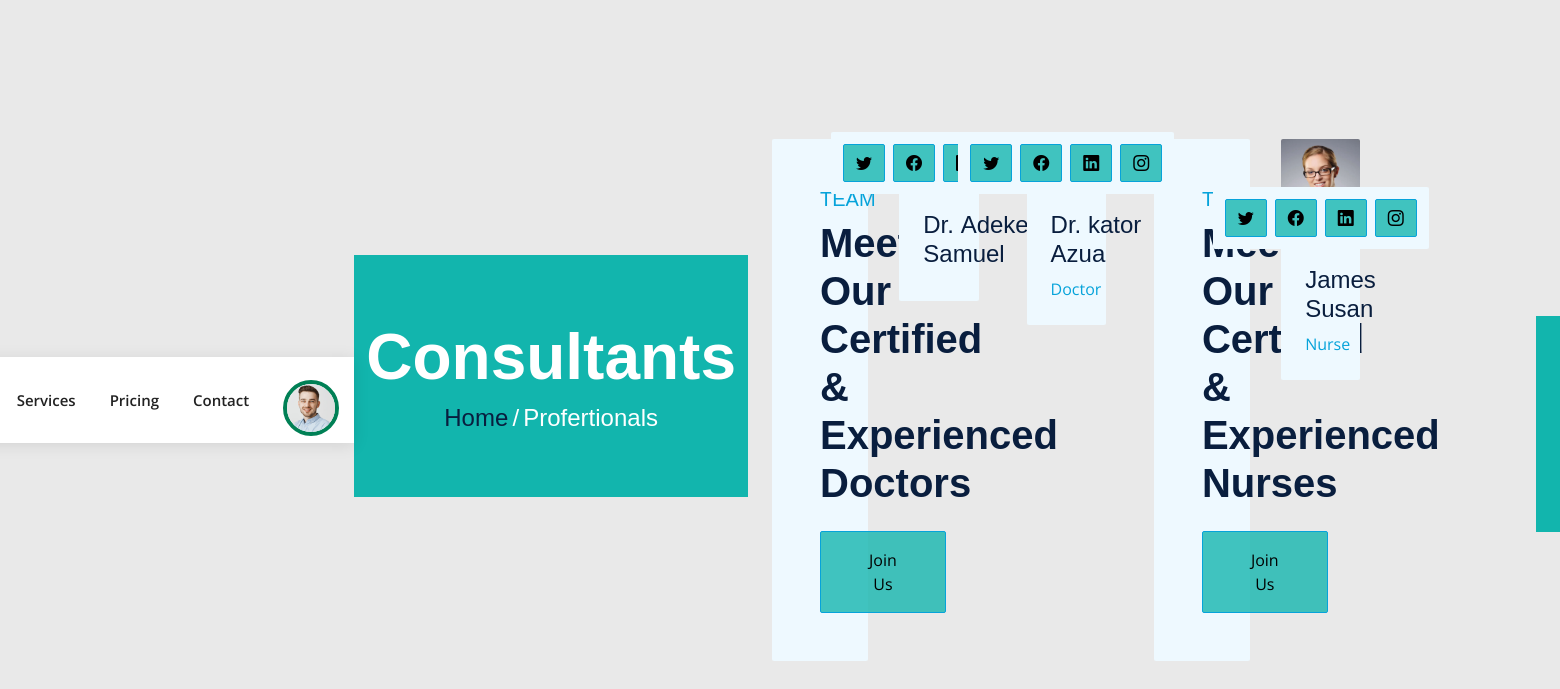
The page /team.php (signed in) on the database its author committed.
### tables this page shows
CREATE TABLE `users` (
  `id` bigint(255) UNSIGNED NOT NULL,
  `admin_id` varchar(20) DEFAULT NULL,
  `firstname` varchar(50) NOT NULL,
  `lastname` varchar(50) NOT NULL,
  `username` varchar(20) NOT NULL,
  `gender` varchar(8) NOT NULL,
  `email` varchar(255) NOT NULL,
  `phone` varchar(15) NOT NULL,
  `addr` varchar(50) DEFAULT NULL,
  `city` varchar(50) DEFAULT NULL,
  `password` varchar(255) NOT NULL,
  `avatar` varchar(400) NOT NULL,
  `userfield` varchar(50) NOT NULL,
  `user_mode` varchar(20) DEFAULT NULL,
  `terms` varchar(11) NOT NULL,
  `subscription_start_date` datetime DEFAULT NULL,
  `status` varchar(20) DEFAULT NULL,
  `role` varchar(20) NOT NULL,
  `reset_token_hash` varchar(64) DEFAULT NULL,
  `reset_token_expiration` datetime DEFAULT NULL
);

CREATE TABLE `doctors` (
  `id` bigint(255) UNSIGNED NOT NULL,
  `admin_id` bigint(255) UNSIGNED DEFAULT NULL,
  `firstname` varchar(50) DEFAULT NULL,
  `lastname` varchar(50) DEFAULT NULL,
  `doc_number` varchar(200) DEFAULT NULL,
  `email` varchar(255) DEFAULT NULL,
  `password` varchar(255) DEFAULT NULL,
  `role` varchar(20) DEFAULT NULL,
  `department` varchar(50) NOT NULL,
  `company_name` varchar(50) DEFAULT NULL,
  `job` varchar(50) DEFAULT NULL,
  `avatar` varchar(255) DEFAULT NULL,
  `doc_about` text DEFAULT NULL,
  `doc_gender` varchar(8) DEFAULT NULL,
  `doc_addr` varchar(200) DEFAULT NULL,
  `doc_city` varchar(200) DEFAULT NULL,
  `doc_phone` varchar(20) DEFAULT NULL,
  `facebook` varchar(200) DEFAULT NULL,
  `twitter` varchar(200) DEFAULT NULL,
  `instagram` varchar(200) DEFAULT NULL,
  `linkedin` varchar(200) DEFAULT NULL,
  `relationship` varchar(20) DEFAULT NULL,
  `reset_token_hash` varchar(64) DEFAULT NULL,
  `reset_token_expiration` datetime DEFAULT NULL,
  `status` varchar(11) DEFAULT NULL,
  `date_time` timestamp NOT NULL DEFAULT current_timestamp()
);

CREATE TABLE `employees` (
  `id` bigint(255) NOT NULL,
  `admin_id` bigint(255) UNSIGNED NOT NULL,
  `firstname` varchar(20) DEFAULT NULL,
  `lastname` varchar(20) DEFAULT NULL,
  `emp_number` varchar(20) DEFAULT NULL,
  `gender` varchar(10) DEFAULT NULL,
  `age` varchar(3) DEFAULT NULL,
  `department` varchar(50) DEFAULT NULL,
  `email` varchar(255) DEFAULT NULL,
  `phone` varchar(20) DEFAULT NULL,
  `city` varchar(100) DEFAULT NULL,
  `company_name` varchar(100) DEFAULT NULL,
  `password` varchar(255) DEFAULT NULL,
  `status` varchar(20) DEFAULT NULL,
  `avatar` varchar(200) DEFAULT NULL,
  `date_time` timestamp(6) NOT NULL DEFAULT current_timestamp(6) ON UPDATE current_timestamp(6),
  `role` varchar(20) DEFAULT NULL,
  `emp_addr` varchar(50) DEFAULT NULL
);

### team.php (the view, shortened to what this page needs)
<?php
include 'partials/header.php';
$query = "SELECT * FROM doctors ORDER BY RAND() ";
$result = mysqli_query($connection, $query);
?>
    <div class="container-fluid bg-primary py-5 hero-header mb-5">
        <div class="row py-3">
            <div class="col-12 text-center">
                <h1 class="display-3 text-white animated zoomIn">Consultants</h1>
                <a href="<?=ROOT_URL?>index.php" class="h4">Home</a>
                <span class="h4 text-white">/</span>
                <a href="" class="h4 text-white">Profertionals</a>
            </div>
        </div>
    </div>
    <div class="container-fluid py-5">
    <div class="container">
        <div class="row g-5">
            <div class="col-lg-4 wow slideInUp" data-wow-delay="0.1s">
                <div class="section-title bg-light rounded h-100 p-5">
                    <h5 class="position-relative d-inline-block text-primary text-uppercase">Team</h5>
                    <h1 class="display-6 mb-4">Meet Our Certified & Experienced Doctors</h1>
                    <a target="_blank" href="<?=ROOT_URL?>joinus/index.php" class="btn btn-primary py-3 px-5">Join Us</a>
                </div>
            </div>
        <?php while ($user = mysqli_fetch_assoc($result)) : ?>
            <div class="col-lg-4 wow slideInUp" data-wow-delay="0.3s">
                <div class="team-item">
                    <div class="position-relative rounded-top" style="z-index: 1;">
                        <div class="position-absolute top-100 start-50 translate-middle bg-light rounded p-2 d-flex">
                            <a class="btn btn-primary btn-square m-1" target="_blank" href="<?= $user['twitter']?>"><i class="bi bi-twitter fw-normal"></i></a>
                            <a class="btn btn-primary btn-square m-1" target="_blank" href="<?= $user['facebook']?>"><i class="bi bi-facebook fw-normal"></i></a>
                            <a class="btn btn-primary btn-square m-1" target="_blank" href="<?= $user['linkedin']?>"><i class="bi bi-linkedin fw-normal"></i></a>
                            <a class="btn btn-primary btn-square m-1" target="_blank" href="<?= $user['instagram']?>"><i class="bi bi-instagram fw-normal"></i></a>
                        </div>
                    </div>
                    <div class="team-text position-relative bg-light text-center rounded-bottom p-4 pt-5">
                        <h4 class="mb-2">Dr.&nbsp;<?= "{$user['firstname']} {$user['lastname']}"?></h4>
                        <p class="text-primary mb-0"><?= $user['job']?></p>
                    </div>
                </div>
            </div>
                <?php endwhile?>
        </div>
    </div>
    </div>
    <?php
        $query = "SELECT * FROM employees WHERE role = 'Nurse' ORDER BY RAND()";
        $result = mysqli_query($connection, $query);
    ?>
    <div class="container-fluid py-5">
    <div class="container">
        <div class="row g-5">
            <div class="col-lg-4 wow slideInUp" data-wow-delay="0.1s">
                <div class="section-title bg-light rounded h-100 p-5">
                    <h5 class="position-relative d-inline-block text-primary text-uppercase">Team</h5>
                    <h1 class="display-6 mb-4">Meet Our Certified & Experienced Nurses</h1>
                    <?php if(isset($_SESSION['user-id'])) :?>
                        <a href="<?=ROOT_URL?>joinus.php" class="btn btn-primary py-3 px-5">Join Us</a>
                    <?php else :?>
                        <a href="<?=ROOT_URL?>signin.php" class="btn btn-primary py-3 px-5">Join Us</a>
                    <?php endif ?>
                </div>
            </div>
        <?php while ($user = mysqli_fetch_assoc($result)) : ?>
            <div class="col-lg-4 wow slideInUp" data-wow-delay="0.3s">
                <div class="team-item">
                    <div class="position-relative rounded-top" style="z-index: 1;">
                        <img class="img-fluid rounded-top w-100" src="./images/<?= $user['avatar']?>" alt="">
                        <div class="position-absolute top-100 start-50 translate-middle bg-light rounded p-2 d-flex">
                            <a class="btn btn-primary btn-square m-1" target="_blank" href="https://twitter.com/"><i class="bi bi-twitter fw-normal"></i></a>
                            <a class="btn btn-primary btn-square m-1" target="_blank" href="https://facebook.com/"><i class="bi bi-facebook fw-normal"></i></a>
                            <a class="btn btn-primary btn-square m-1" target="_blank" href="https://linkedin.com/"><i class="bi bi-linkedin fw-normal"></i></a>
                            <a class="btn btn-primary btn-square m-1" target="_blank" href="https://instagram.com/"><i class="bi bi-instagram fw-normal"></i></a>
                        </div>
                    </div>
                    <div class="team-text position-relative bg-light text-center rounded-bottom p-4 pt-5">
                        <h4 class="mb-2"><?= "{$user['firstname']} {$user['lastname']}"?></h4>
                        <p class="text-primary mb-0"><?= $user['role']?></p>
                    </div>
                </div>
            </div>
                <?php endwhile?>
        </div>
    </div>
    </div>
    <?php include 'partials/footer.php'; ?>

### partials/header.php (shortened to what this page needs)
<?php
require 'config/database.php';
if(isset($_SESSION['user-id'])) {
    $id = filter_var($_SESSION['user-id'], FILTER_SANITIZE_NUMBER_INT);
    $query = "SELECT avatar FROM users WHERE id=$id";
    $user_result =  mysqli_query($connection, $query);
    $avatar = mysqli_fetch_assoc($user_result);
}
  ?>
<!DOCTYPE html>
<html lang="en">
<head>
    <link href="https://cdnjs.cloudflare.com/ajax/libs/font-awesome/5.10.0/css/all.min.css" rel="stylesheet">
    <link href="https://cdn.jsdelivr.net/npm/bootstrap-icons@1.4.1/font/bootstrap-icons.css" rel="stylesheet">
    <link href="<?=ROOT_URL?>assets/vendor/bootstrap/css/bootstrap.min.css" rel="stylesheet">
    <link href="<?=ROOT_URL?>assets/vendor/bootstrap-icons/bootstrap-icons.css" rel="stylesheet">
    <link href="<?=ROOT_URL?>assets/vendor/aos/aos.css" rel="stylesheet">
    <link href="<?=ROOT_URL?>assets/vendor/glightbox/css/glightbox.min.css" rel="stylesheet">
    <link href="<?=ROOT_URL?>assets/vendor/swiper/swiper-bundle.min.css" rel="stylesheet">
    <link href="<?=ROOT_URL?>assets/css/bootstrap.min.css" rel="stylesheet">
    <link href="<?=ROOT_URL?>assets/css/style.css" rel="stylesheet">
    <link rel="stylesheet" href="<?=ROOT_URL?>assets/css/modifile.css">
    <link rel="stylesheet" href="<?=ROOT_URL?>alpha.css/header.css">
</head>
<body>
  <header id="header" class="d-flex align-items-center">
    <div class="container d-flex align-items-center justify-content-between">
      <nav id="navbar" class="navbar">
        <ul>
          <li><a class="nav-link scrollto" href="<?=ROOT_URL?>service.php">Services</a></li>
          <li><a class="nav-link scrollto " href="<?=ROOT_URL?>pricing.php">Pricing</a></li>
          <li><a class="nav-link scrollto" href="<?=ROOT_URL?>contact.php">Contact</a></li>
            <?php if(isset($_SESSION['user-id'])) : ?>
                <li class="nav_profile">
                    <div class="avater">
                        <a href="<?=ROOT_URL?>profile-logic.php">
                            <img src="<?= ROOT_URL . 'images/' . $avatar['avatar'] ?>"  style=" width: 3.5rem; aspect-ratio: 1/1; border-radius: 50%; border: 0.3rem solid rgb(0, 128, 85) ">
                        </a>
                    </div>
                </li>
            <?php else : ?>
                <li><a href="<?=ROOT_URL?>signin.php" target="_blank" class=" nav-link">Signin</a></li>
            <?php endif ?>
        </ul>
      </nav>
    </div>
  </header>

### partials/footer.php (shortened to what this page needs)
    <div class="container-fluid position-relative pt-5 wow fadeInUp" data-wow-delay="0.1s" style="z-index: 1;">
        <div class="container">
            <div class="bg-primary p-5">
            </div>
        </div>
    </div>
</body>
</html>

### alpha.css/style.css (style rules this page uses)
* { margin: 0; padding: 0; box-sizing: border-box; text-decoration: none; }
body { display: flex; align-items: center; justify-content: center; min-height: 100vh; background: #e9e9e9; }

### assets/css/modifile.css (style rules this page uses)
:root { --font-default: "Open Sans", system-ui, -apple-system, "Segoe UI", Roboto, "Helvetica Neue", Arial, "Noto Sans", "Liberation Sans", sans-serif, "Apple Color Emoji", "Segoe UI Emoji", "Segoe UI Symbol", "Noto Color Emoji"; --font-primary: "Montserrat", sans-serif; --font-secondary: "Poppins", sans-serif; }
:root { --color-default-night: #010425; --primary: #0ab3abc2; --secondary: #f85a40; }
:root { scroll-behavior: smooth; }
:root { --color-default: #010752; --color-primary: #008374; --color-primary-light: #6affebc9; --color-secondary: #f85a40; --color-nutral: #fff; --transition: all 300ms ease; --container-width-lg: 74%; --container-width-md: 88%; --font-width: 74%; --card-border-radius-1: 0.3rem; --card-border-radius-2: 0.5rem; --card-border-radius-3: 0.8rem; --card-border-radius-4: 2rem; --card-border-radius-5: 5rem; }
.nav_profile { position: relative; cursor: pointer; margin-top: 1rem; }

### alpha.css/header.css (style rules this page uses)
#header { background: #fff; transition: all 0.5s; z-index: 997; height: 86px; box-shadow: 0px 2px 15px rgba(0, 0, 0, 0.1); }
.navbar { padding: 0; }
.navbar ul { margin: 0; padding: 0; display: flex; list-style: none; align-items: center; }
.navbar li { position: relative; }
.navbar>ul>li { white-space: nowrap; padding: 10px 0 10px 28px; }
.navbar a, .navbar a:focus { display: flex; align-items: center; justify-content: space-between; padding: 0 3px; font-size: 15px; font-weight: 600; color: #222222; white-space: nowrap; transition: 0.3s; position: relative; }
.navbar>ul>li>a:before { content: ""; position: absolute; width: 100%; height: 2px; bottom: -6px; left: 0; background-color: #106eea; visibility: hidden; width: 0px; transition: all 0.3s ease-in-out 0s; }

### rows shown on the page
users: avatar (picture)
doctors: firstname "Adeke", lastname "Samuel"
doctors: firstname "kator", lastname "Azua", job "Doctor"
employees: avatar (picture), firstname "James", lastname "Susan", role "Nurse"
